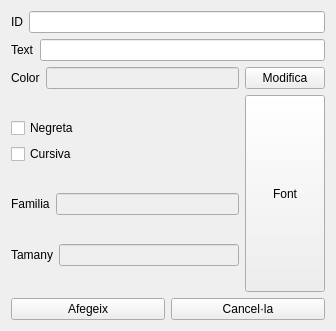
<?xml version="1.0" encoding="UTF-8"?>
<ui version="4.0">
 <class>tipusText</class>
 <widget class="QWidget" name="tipusText">
  <property name="geometry">
   <rect>
    <x>0</x>
    <y>0</y>
    <width>336</width>
    <height>331</height>
   </rect>
  </property>
  <property name="windowTitle">
   <string>Form</string>
  </property>
  <layout class="QHBoxLayout" name="horizontalLayout_4">
   <item>
    <layout class="QVBoxLayout" name="verticalLayout_2">
     <item>
      <layout class="QHBoxLayout" name="horizontalLayout">
       <item>
        <widget class="QLabel" name="label">
         <property name="text">
          <string>ID</string>
         </property>
         <property name="buddy">
          <cstring>leID</cstring>
         </property>
        </widget>
       </item>
       <item>
        <widget class="QLineEdit" name="leID"/>
       </item>
      </layout>
     </item>
     <item>
      <layout class="QHBoxLayout" name="horizontalLayout_2">
       <item>
        <widget class="QLabel" name="label_2">
         <property name="text">
          <string>Text</string>
         </property>
         <property name="buddy">
          <cstring>leText</cstring>
         </property>
        </widget>
       </item>
       <item>
        <widget class="QLineEdit" name="leText"/>
       </item>
      </layout>
     </item>
     <item>
      <layout class="QHBoxLayout" name="horizontalLayout_8">
       <item>
        <widget class="QLabel" name="label_3">
         <property name="text">
          <string>Color</string>
         </property>
         <property name="buddy">
          <cstring>leText</cstring>
         </property>
        </widget>
       </item>
       <item>
        <widget class="QLineEdit" name="leColor">
         <property name="enabled">
          <bool>false</bool>
         </property>
        </widget>
       </item>
       <item>
        <widget class="QPushButton" name="btnColor">
         <property name="text">
          <string>Modifica</string>
         </property>
        </widget>
       </item>
      </layout>
     </item>
     <item>
      <layout class="QHBoxLayout" name="horizontalLayout_6">
       <item>
        <layout class="QVBoxLayout" name="verticalLayout">
         <item>
          <layout class="QVBoxLayout" name="verticalLayout_3">
           <item>
            <widget class="QCheckBox" name="cbNegreta">
             <property name="enabled">
              <bool>true</bool>
             </property>
             <property name="text">
              <string>Negreta</string>
             </property>
            </widget>
           </item>
           <item>
            <widget class="QCheckBox" name="cbCursiva">
             <property name="enabled">
              <bool>true</bool>
             </property>
             <property name="text">
              <string>Cursiva</string>
             </property>
            </widget>
           </item>
          </layout>
         </item>
         <item>
          <layout class="QHBoxLayout" name="horizontalLayout_5">
           <item>
            <widget class="QLabel" name="label_5">
             <property name="text">
              <string>Familia</string>
             </property>
             <property name="buddy">
              <cstring>leFamilia</cstring>
             </property>
            </widget>
           </item>
           <item>
            <widget class="QLineEdit" name="leFamilia">
             <property name="enabled">
              <bool>false</bool>
             </property>
            </widget>
           </item>
          </layout>
         </item>
         <item>
          <layout class="QHBoxLayout" name="horizontalLayout_3">
           <item>
            <widget class="QLabel" name="lTamany">
             <property name="text">
              <string>Tamany</string>
             </property>
             <property name="buddy">
              <cstring>leSize</cstring>
             </property>
            </widget>
           </item>
           <item>
            <widget class="QLineEdit" name="leSize">
             <property name="enabled">
              <bool>false</bool>
             </property>
            </widget>
           </item>
          </layout>
         </item>
        </layout>
       </item>
       <item>
        <widget class="QPushButton" name="pushButton">
         <property name="sizePolicy">
          <sizepolicy hsizetype="Minimum" vsizetype="Expanding">
           <horstretch>0</horstretch>
           <verstretch>0</verstretch>
          </sizepolicy>
         </property>
         <property name="text">
          <string>Font</string>
         </property>
        </widget>
       </item>
      </layout>
     </item>
     <item>
      <layout class="QHBoxLayout" name="horizontalLayout_7">
       <item>
        <widget class="QPushButton" name="btnAdd">
         <property name="text">
          <string>Afegeix</string>
         </property>
        </widget>
       </item>
       <item>
        <widget class="QPushButton" name="btnCancel">
         <property name="text">
          <string>Cancel·la</string>
         </property>
        </widget>
       </item>
      </layout>
     </item>
    </layout>
   </item>
  </layout>
 </widget>
 <resources/>
 <connections/>
</ui>
